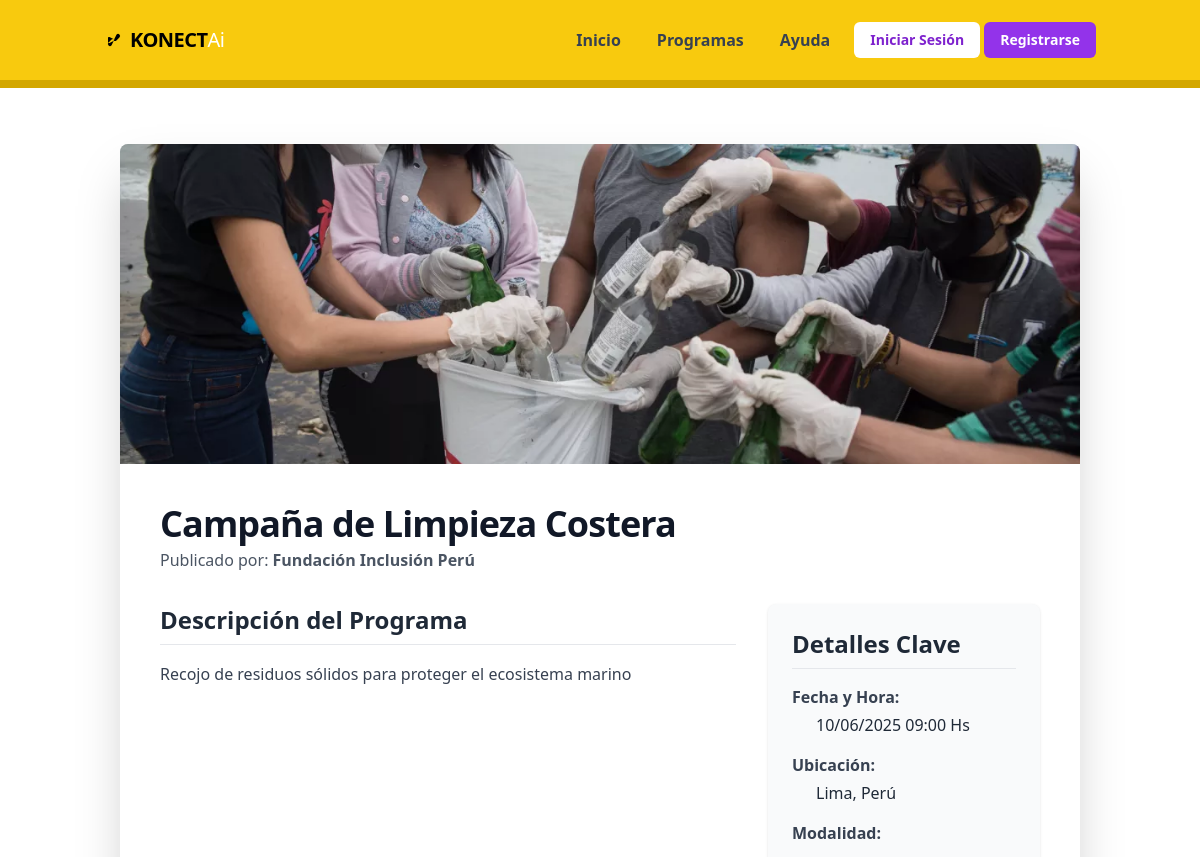
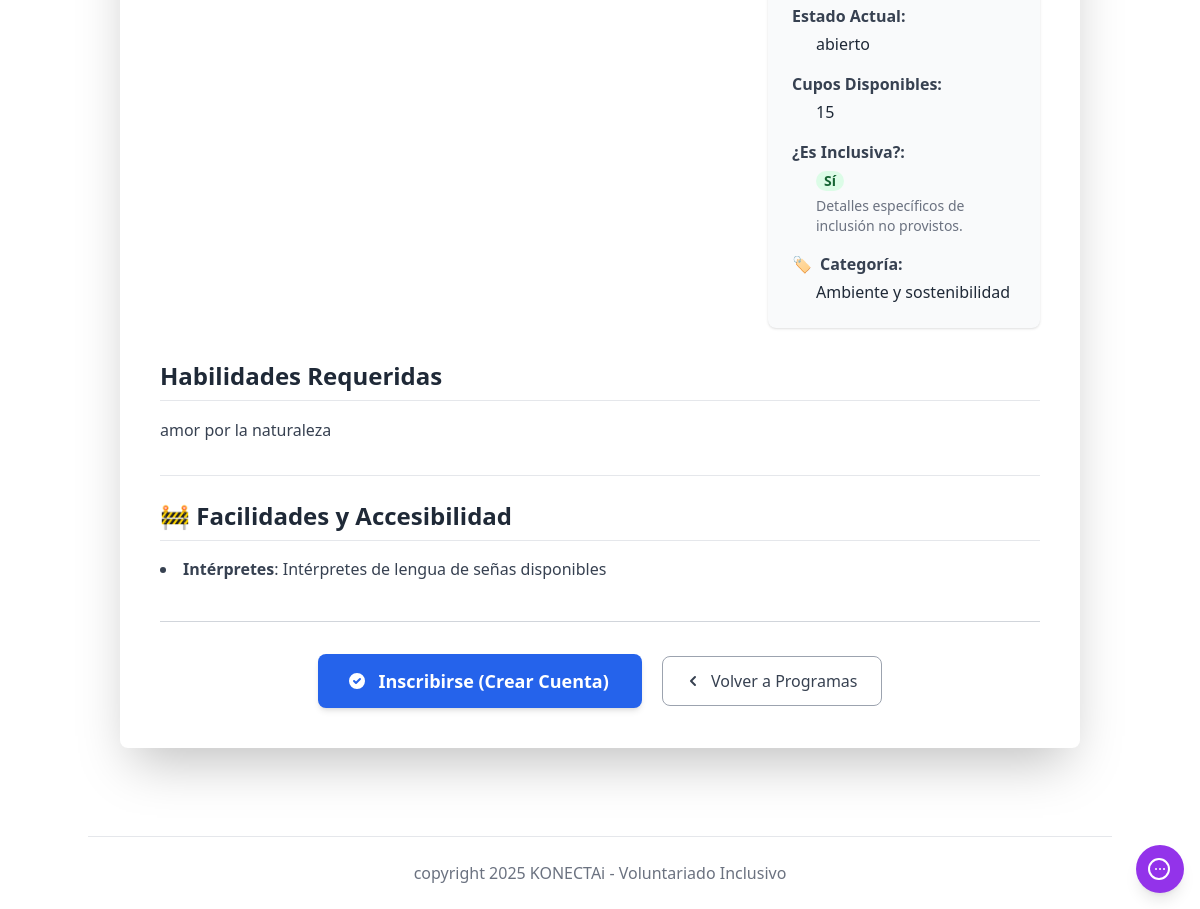
The app's page /program/6 with its own data (2 pictures, top to bottom).
### model/models.py (models this page shows)
class Actividades(db.Model):
    __tablename__ = 'actividades'
    id_actividad = db.Column(db.Integer, primary_key=True, autoincrement=True)
    nombre = db.Column(db.String(255))
    descripcion = db.Column(db.Text)
    fecha_actividad = db.Column(db.DateTime)
    ubicacion = db.Column(db.String(255))
    tipo = db.Column(db.Enum('presencial', 'virtual', name='tipo_actividad_enum'))
    habilidades_requeridas = db.Column(db.Text)
    es_inclusiva = db.Column(db.Boolean, default=False)
    cupo_maximo = db.Column(db.Integer)
    estado = db.Column(db.Enum(EstadoActividad, name='estado_actividad_enum', values_callable=lambda x: [e.value for e in x]), default=EstadoActividad.ABIERTO)
    imagen = db.Column(db.String(255))
    compatibilidad = db.Column(db.DECIMAL(5, 2))
    etiqueta = db.Column(db.String(100))
    id_organizacion = db.Column(db.Integer, ForeignKey('organizaciones.id_organizacion'))
    organizacion = relationship("Organizaciones", back_populates="actividades")
    discapacidades = relationship("Discapacidades", secondary=actividad_discapacidad_table, back_populates="actividades")
    facilidades = relationship("Facilidad", secondary=actividad_facilidad_table, back_populates="actividades")
    auditoria_actividad = relationship("AuditoriaActividad", back_populates="actividad")
    inscripciones = relationship("Inscripciones", back_populates="actividad")

class Organizaciones(db.Model):
    __tablename__ = 'organizaciones'
    id_organizacion = db.Column(db.Integer, primary_key=True, autoincrement=True)
    nombre_org = db.Column(db.String(255), unique=True, nullable=False)
    descripcion_org = db.Column(db.Text)
    direccion_fisica = db.Column(db.String(255))
    logo = db.Column(db.Text)
    fecha_registro = db.Column(db.DateTime, default=datetime.utcnow)
    usuarios = relationship("Usuarios", secondary=usuario_organizacion_table, back_populates="organizaciones")
    actividades = relationship("Actividades", back_populates="organizacion")

class Facilidad(db.Model):
    __tablename__ = 'facilidad'
    id_facilidad = db.Column(db.Integer, primary_key=True, autoincrement=True)
    nombre_facilidad = db.Column(db.String(255), unique=True, nullable=False)
    descripcion = db.Column(db.String(255))
    actividades = relationship("Actividades", secondary=actividad_facilidad_table, back_populates="facilidades")

### controller/program_controller.py (the view, shortened to what this page needs)
@program_bp.route('/<int:program_id>')
def view_program_detail(program_id):
    program = Actividades.query.options(
        joinedload(Actividades.discapacidades),
        joinedload(Actividades.facilidades),
        joinedload(Actividades.organizacion) # Asegurar que la organización también se carga si es necesario
    ).get(program_id)
    if not program:
        flash('Programa no encontrado.', 'danger')
        return redirect(url_for('main.programs')) # Redirigir si no se encuentra
    compatibility_score_detail = None
    return render_template('program_detail.html', program=program, title=program.nombre, compatibility_score_detail=compatibility_score_detail)

### main.py (called while the page is built, shortened)
@app.context_processor
def inject_notifications():
    return dict(unread_notifications_count=0, recent_unread_notifications=[])

### view/templates/program_detail.html (shortened to what this page needs)
{% extends "base.html" %}
{% set nav_bg = "bg-hr-programa" %}
{% set border_color = "border-cl-programa" %}
{% block content %}
<div class="container mx-auto px-4 py-8">
    <div class="bg-white shadow-2xl rounded-lg overflow-hidden">
        <div class="w-full h-80 bg-gray-300">
            {% if program.imagen %}
                <img src="{{ url_for('static', filename='imagenes/' + program.imagen) }}" alt="{{ program.nombre }}" class="w-full h-full object-cover">
            {% endif %}
        </div>
        <div class="p-8 md:p-10">
            <h1 class="text-4xl font-extrabold text-gray-900 mb-1 tracking-tight">{{ program.nombre }}</h1>
            <p class="text-base text-gray-600 mb-2">Publicado por: <span class="font-semibold">{{ program.organizacion.nombre_org if program.organizacion else 'Organización no especificada' }}</span></p>
            <div class="grid grid-cols-1 lg:grid-cols-3 gap-8 mt-8 mb-8">
                <div class="lg:col-span-2">
                    <h2 class="text-2xl font-bold text-gray-800 mb-4 border-b pb-2">Descripción del Programa</h2>
                    <p class="text-gray-700 whitespace-pre-wrap leading-relaxed prose max-w-none">{{ program.descripcion if program.descripcion else 'No hay descripción detallada disponible.' }}</p>
                </div>
                <div class="bg-gray-50 p-6 rounded-lg shadow">
                    <h2 class="text-2xl font-bold text-gray-800 mb-4 border-b pb-2">Detalles Clave</h2>
                    <dl class="space-y-4">
                        <div>
                            <dt class="font-semibold text-gray-700">Fecha y Hora:</dt>
                            <dd class="mt-1 text-gray-800 pl-6">{{ program.fecha_actividad.strftime('%d/%m/%Y %H:%M Hs') if program.fecha_actividad else 'No especificada' }}</dd>
                        </div>
                        <div>
                            <dt class="font-semibold text-gray-700">Ubicación:</dt>
                            <dd class="mt-1 text-gray-800 pl-6">{{ program.ubicacion if program.ubicacion else 'No especificada' }}</dd>
                        </div>
                        <div>
                            <dt class="font-semibold text-gray-700">Modalidad:</dt>
                        </div>
                        <div>
                            <dt class="font-semibold text-gray-700">Estado Actual:</dt>
                            <dd class="mt-1 text-gray-800 pl-6">{{ program.estado.value if program.estado else 'No especificado' }}</dd>
                        </div>
                        <div>
                            <dt class="font-semibold text-gray-700">Cupos Disponibles:</dt>
                            <dd class="mt-1 text-gray-800 pl-6">{{ program.cupo_maximo if program.cupo_maximo is not none else 'Ilimitados' }}</dd>
                        </div>
                        <div>
                            <dt class="font-semibold text-gray-700">¿Es Inclusiva?:</dt>
                            <dd class="mt-1 text-gray-800 pl-6">
                                {% if program.es_inclusiva %}
                                    <span class="px-2 inline-flex text-sm leading-5 font-semibold rounded-full bg-green-100 text-green-800">Sí</span>
                                    {% if program.discapacidades %}
                                        <ul class="list-disc list-inside ml-2 mt-2 text-base space-y-1">
                                        {% for disc in program.discapacidades %}
                                            <li class="text-gray-700">{{ disc.nombre.value }}</li>
                                        {% endfor %}
                                        </ul>
                                    {% else %}
                                     <p class="text-sm text-gray-500 mt-1">Detalles específicos de inclusión no provistos.</p>
                                    {% endif %}
                                {% else %}
                                    <span class="px-2 inline-flex text-sm leading-5 font-semibold rounded-full bg-red-100 text-red-800">No</span>
                                {% endif %}
                            </dd>
                        </div>
                        {% if program.etiqueta %}
                        <div>
                            <dt class="font-semibold text-gray-700 flex items-center"><span class="mr-2 text-purple-600">🏷️</span>Categoría:</dt>
                            <dd class="mt-1 text-gray-800 pl-6">{{ program.etiqueta }}</dd>
                        </div>
                        {% endif %}
                    </dl>
                </div>
            </div>
            {% if program.habilidades_requeridas %}
            <div class="mb-8">
                <h2 class="text-2xl font-bold text-gray-800 mb-4 border-b pb-2">Habilidades Requeridas</h2>
                <p class="text-gray-700 whitespace-pre-wrap leading-relaxed prose max-w-none">{{ program.habilidades_requeridas }}</p>
            </div>
            {% endif %}
            {% if program.facilidades %}
            <div class="mb-8 pt-6 border-t border-gray-200">
                <h2 class="text-2xl font-bold text-gray-800 mb-4 border-b pb-2">🚧 Facilidades y Accesibilidad</h2>
                <ul class="list-disc list-inside text-gray-700 space-y-2 prose max-w-none">
                    {% for fac in program.facilidades %}
                    <li><strong>{{ fac.nombre_facilidad }}</strong>{% if fac.descripcion %}: {{ fac.descripcion }}{% endif %}</li>
                    {% endfor %}
                </ul>
            </div>
            {% endif %}
            <div class="mt-10 pt-8 border-t border-gray-300 text-center">
                {% if current_user.is_authenticated %}
                    {% if current_user.perfil == 'voluntario' %}
                        <form method="POST" action="{{ url_for('program.enroll_program', program_id=program.id_actividad) }}" class="inline-block">
                            <button type="submit" class="inline-flex items-center justify-center px-8 py-3 border border-transparent text-lg font-semibold rounded-lg shadow-md text-white bg-green-600 hover:bg-green-700 focus:outline-none focus:ring-2 focus:ring-offset-2 focus:ring-green-500 transition-all duration-150 ease-in-out transform hover:scale-105">
                                <svg class="-ml-1 mr-3 h-5 w-5" fill="currentColor" viewBox="0 0 20 20" xmlns="http://www.w3.org/2000/svg"><path fill-rule="evenodd" d="M10 18a8 8 0 100-16 8 8 0 000 16zm3.707-9.293a1 1 0 00-1.414-1.414L9 10.586 7.707 9.293a1 1 0 00-1.414 1.414l2 2a1 1 0 001.414 0l4-4z" clip-rule="evenodd"></path></svg>
                                Inscribirse a este Programa
                            </button>
                        </form>
                    {% else %}
                        <button type="button" class="inline-flex items-center justify-center px-8 py-3 border border-transparent text-lg font-semibold rounded-lg text-gray-500 bg-gray-300 cursor-not-allowed shadow-md" disabled>
                            <svg class="-ml-1 mr-3 h-5 w-5" fill="currentColor" viewBox="0 0 20 20" xmlns="http://www.w3.org/2000/svg"><path fill-rule="evenodd" d="M10 18a8 8 0 100-16 8 8 0 000 16zm3.707-9.293a1 1 0 00-1.414-1.414L9 10.586 7.707 9.293a1 1 0 00-1.414 1.414l2 2a1 1 0 001.414 0l4-4z" clip-rule="evenodd"></path></svg>
                            Solo voluntarios pueden inscribirse
                        </button>
                    {% endif %}
                {% else %}
                    <a href="{{ url_for('auth.register') }}" onclick="alert('Por favor, créate una cuenta para inscribirte');" class="inline-flex items-center justify-center px-8 py-3 border border-transparent text-lg font-semibold rounded-lg shadow-md text-white bg-blue-600 hover:bg-blue-700 focus:outline-none focus:ring-2 focus:ring-offset-2 focus:ring-blue-500 transition-all duration-150 ease-in-out transform hover:scale-105">
                        <svg class="-ml-1 mr-3 h-5 w-5" fill="currentColor" viewBox="0 0 20 20" xmlns="http://www.w3.org/2000/svg"><path fill-rule="evenodd" d="M10 18a8 8 0 100-16 8 8 0 000 16zm3.707-9.293a1 1 0 00-1.414-1.414L9 10.586 7.707 9.293a1 1 0 00-1.414 1.414l2 2a1 1 0 001.414 0l4-4z" clip-rule="evenodd"></path></svg>
                        Inscribirse (Crear Cuenta)
                    </a>
                {% endif %}
                <a href="{{ url_for('main.programs') }}" class="mt-4 md:mt-0 md:ml-4 inline-flex items-center justify-center px-6 py-3 border border-gray-400 text-base font-medium rounded-lg text-gray-700 bg-white hover:bg-gray-100 focus:outline-none focus:ring-2 focus:ring-offset-2 focus:ring-purple-500 transition-all duration-150 ease-in-out">
                    <svg class="-ml-1 mr-2 h-5 w-5" fill="currentColor" viewBox="0 0 20 20" xmlns="http://www.w3.org/2000/svg"><path fill-rule="evenodd" d="M12.707 5.293a1 1 0 010 1.414L9.414 10l3.293 3.293a1 1 0 01-1.414 1.414l-4-4a1 1 0 010-1.414l4-4a1 1 0 011.414 0z" clip-rule="evenodd"></path></svg>
                    Volver a Programas
                </a>
            </div>
        </div>
    </div>
</div>
{% endblock %}

### records on screen
Actividades: imagen (picture), nombre "Campaña de Limpieza Costera", descripcion "Recojo de residuos sólidos para proteger el ecosistema marino", fecha_actividad "10/06/2025 09:00 Hs", ubicacion "Lima, Perú", estado "abierto", cupo_maximo "15", etiqueta "Ambiente y sostenibilidad", habilidades_requeridas "amor por la naturaleza"
Organizaciones: organizacion "Fundación Inclusión Perú"
Facilidad: nombre_facilidad "Intérpretes", descripcion "Intérpretes de lengua de señas disponibles"
